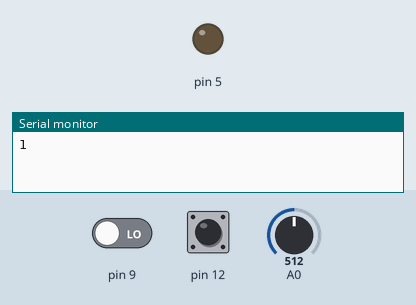
The sketch below on a simulated Arduino Uno, built with avr-gcc and run on an emulated ATmega328P. Parts: output pins drawn as LEDs (lit = HIGH), the last lines printed to the serial monitor. The inputs (shaded band) are chosen by the test bench; at power-on: pin 9 LOW, A0 = 512, pin 12 HIGH.

Above: at 1.2 s.
1.3 s: pin 9 driven HIGH
At 2.5 s:
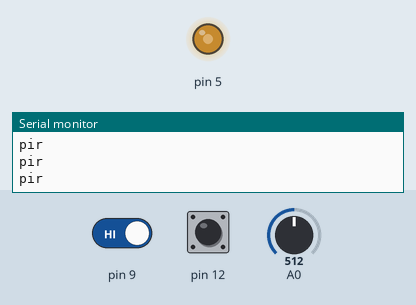
2.8 s: A0 set to 306
At 4.0 s:
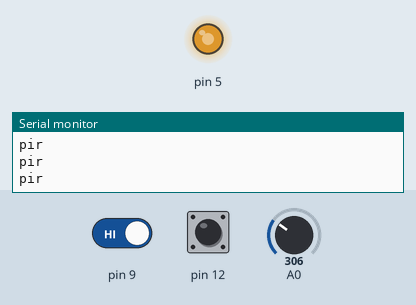
4.3 s: A0 set to 122
At 5.2 s:
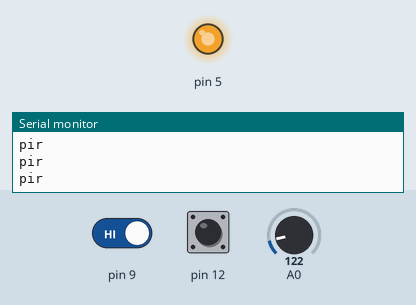
5.8 s: A0 set to 900
At 6.5 s:
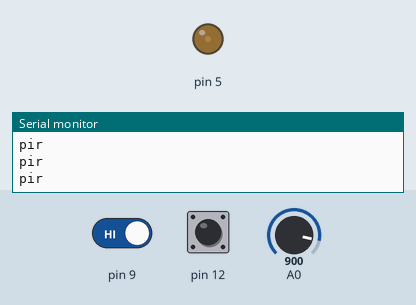
10.3 s: A0 set to 511
At 11.0 s:
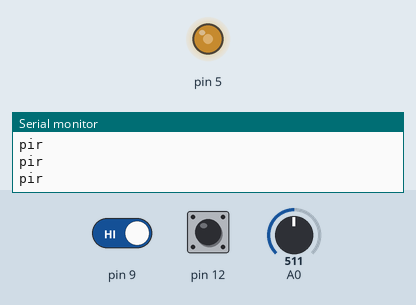
Timing chart, 0 to 12.8 s (numbered marks = the images above; inputs shaded):
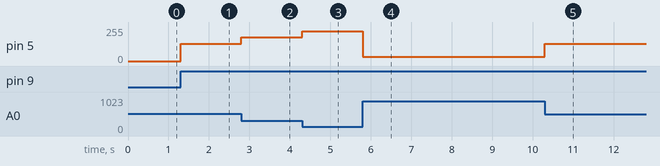

The sketch:

motion_detector_with_ir_activqation.ino
```cpp
int state, laststate, count;
void setup() {
  pinMode(12, INPUT);
  pinMode(9, INPUT);
  pinMode(5, OUTPUT);
  Serial.begin(9600);
}

void loop() {
  state = digitalRead(12);

  if (state != laststate)
  {
    count++;
    laststate = state;
    delay(25);
    Serial.println(count);
  }


  if (count > 0)
  {


    if (digitalRead(9) == HIGH)
    {
      int val = analogRead(A0);
      val=map(val,0,1023,255,0);
      analogWrite(5, val);
      Serial.println("pir");
    }
    else
    { digitalWrite(5, LOW);
    }

  }

}
```

Measured:
- after the input at 1.3 s, pin 5: 0/255 → 128/255 at once
- after the input at 2.8 s, pin 5: 128/255 → 179/255 at once
- after the input at 4.3 s, pin 5: 179/255 → 225/255 at once
- after the input at 5.8 s, pin 5: 225/255 → 31/255 at once
- after the input at 10.3 s, pin 5: 31/255 → 128/255 at once
